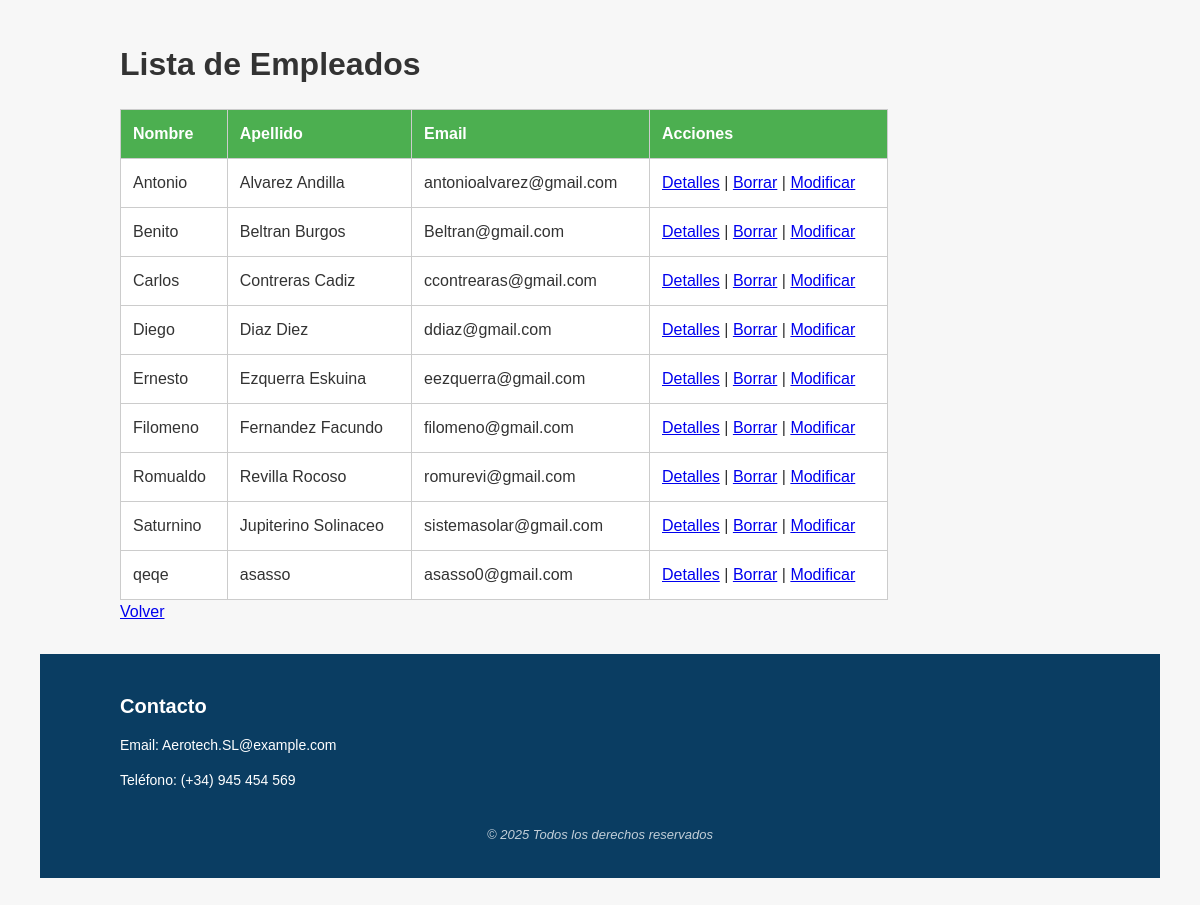
The page /Aerotech/lista_empleado/ on the database its author committed.
### Aerotech/models.py (models this page shows, shortened)
class Empleado(models.Model):
    dni = models.CharField(max_length=9, unique=True)
    nombre = models.CharField(max_length=100)
    apellidos = models.CharField(max_length=150)
    email = models.EmailField()
    telefono = models.CharField(max_length=15)

### Aerotech/views.py (the view)
# urls.py: path('lista_empleado/', views.ListaEmpleados.as_view(), name='lista-empleados'),
class ListaEmpleados(ListView):
    model = Empleado
    template_name = 'lista_empleados.html'
    context_object_name = 'empleados'

### templates/lista_empleados.html (shortened to what this page needs)
{% extends 'base.html' %}
{% block content %}
<h1>Lista de Empleados</h1>
<table>
    <thead>
        <tr>
            <th>Nombre</th>
            <th>Apellido</th>
            <th>Email</th>
            <th>Acciones</th>
        </tr>
    </thead>
    <tbody>
        {% for empleado in empleados %}
        <tr>
            <td>{{ empleado.nombre }}</td>
            <td>{{ empleado.apellidos }}</td>
            <td>{{ empleado.email }}</td>
            <td>
                <a href="{% url 'detalles-empleado' empleado.id %}">Detalles</a> |
                <a href="{% url 'eliminar-empleado' empleado.id %}">Borrar</a> |
                <a href="{% url 'modificar-empleado' empleado.id %}">Modificar</a>
            </td>
        </tr>
        {% empty %}
        <tr>
            <td colspan="4">No hay empleados disponibles.</td>
        </tr>
        {% endfor %}
    </tbody>
</table>
<a href="{% url 'home' %}">Volver</a>
{% endblock %}

### static/css/estilos.css (style rules this page uses)
body { font-family: 'Segoe UI', Tahoma, Geneva, Verdana, sans-serif; background-color: #f9fafb; color: #333; line-height: 1.5; }
body { font-family: Arial, sans-serif; margin: 40px; background-color: #f7f7f7; }
h1 { color: #333; }
table { width: 80%; margin-top: 20px; border-collapse: collapse; background-color: white; }
th, td { border: 1px solid #ccc; padding: 12px; text-align: left; }
th { background-color: #4CAF50; color: white; }

### rows shown on the page
Empleado: nombre "Antonio", apellidos "Alvarez Andilla", email "antonioalvarez@gmail.com"
Empleado: nombre "Benito", apellidos "Beltran Burgos", email "Beltran@gmail.com"
Empleado: nombre "Carlos", apellidos "Contreras Cadiz", email "ccontrearas@gmail.com"
Empleado: nombre "Diego", apellidos "Diaz Diez", email "ddiaz@gmail.com"
Empleado: nombre "Ernesto", apellidos "Ezquerra Eskuina", email "eezquerra@gmail.com"
Empleado: nombre "Filomeno", apellidos "Fernandez Facundo", email "filomeno@gmail.com"
Empleado: nombre "Romualdo", apellidos "Revilla Rocoso", email "romurevi@gmail.com"
Empleado: nombre "Saturnino", apellidos "Jupiterino Solinaceo", email "sistemasolar@gmail.com"
Empleado: nombre "qeqe", apellidos "asasso", email "asasso0@gmail.com"
